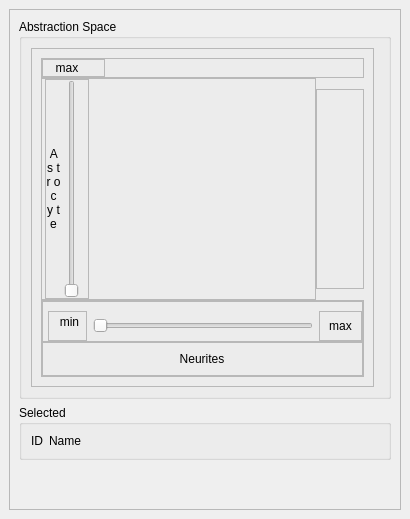
  <widget class="QDockWidget" name="dockWidget">
   <property name="sizePolicy">
    <sizepolicy hsizetype="Minimum" vsizetype="Minimum">
     <horstretch>0</horstretch>
     <verstretch>0</verstretch>
    </sizepolicy>
   </property>
   <property name="minimumSize">
    <size>
     <width>410</width>
     <height>300</height>
    </size>
   </property>
   <property name="maximumSize">
    <size>
     <width>400</width>
     <height>2000</height>
    </size>
   </property>
   <property name="layoutDirection">
    <enum>Qt::LeftToRight</enum>
   </property>
   <property name="features">
    <set>QDockWidget::NoDockWidgetFeatures</set>
   </property>
   <property name="windowTitle">
    <string/>
   </property>
   <attribute name="dockWidgetArea">
    <number>1</number>
   </attribute>
   <widget class="QWidget" name="dockWidgetContents_2">
    <property name="maximumSize">
     <size>
      <width>16777215</width>
      <height>16777215</height>
     </size>
    </property>
    <property name="cursor">
     <cursorShape>ArrowCursor</cursorShape>
    </property>
    <layout class="QGridLayout" name="gridLayout_15">
     <item row="0" column="0">
      <widget class="QFrame" name="frame_64">
       <property name="maximumSize">
        <size>
         <width>400</width>
         <height>16777215</height>
        </size>
       </property>
       <property name="frameShape">
        <enum>QFrame::StyledPanel</enum>
       </property>
       <property name="frameShadow">
        <enum>QFrame::Raised</enum>
       </property>
       <layout class="QVBoxLayout" name="verticalLayout_23">
        <item>
         <widget class="QGroupBox" name="groupBox_16">
          <property name="minimumSize">
           <size>
            <width>0</width>
            <height>0</height>
           </size>
          </property>
          <property name="maximumSize">
           <size>
            <width>400</width>
            <height>400</height>
           </size>
          </property>
          <property name="title">
           <string>Abstraction Space</string>
          </property>
          <layout class="QFormLayout" name="formLayout_6">
           <item row="0" column="0">
            <widget class="QFrame" name="frame_47">
             <property name="maximumSize">
              <size>
               <width>16777215</width>
               <height>400</height>
              </size>
             </property>
             <property name="frameShape">
              <enum>QFrame::StyledPanel</enum>
             </property>
             <property name="frameShadow">
              <enum>QFrame::Raised</enum>
             </property>
             <layout class="QGridLayout" name="gridLayout_9">
              <item row="0" column="0">
               <layout class="QVBoxLayout" name="verticalLayout_17">
                <property name="spacing">
                 <number>0</number>
                </property>
                <item>
                 <widget class="QFrame" name="frame_50">
                  <property name="minimumSize">
                   <size>
                    <width>0</width>
                    <height>18</height>
                   </size>
                  </property>
                  <property name="maximumSize">
                   <size>
                    <width>16777215</width>
                    <height>20</height>
                   </size>
                  </property>
                  <property name="frameShape">
                   <enum>QFrame::StyledPanel</enum>
                  </property>
                  <property name="frameShadow">
                   <enum>QFrame::Raised</enum>
                  </property>
                  <layout class="QGridLayout" name="gridLayout_3">
                   <property name="leftMargin">
                    <number>0</number>
                   </property>
                   <property name="topMargin">
                    <number>0</number>
                   </property>
                   <property name="rightMargin">
                    <number>0</number>
                   </property>
                   <property name="bottomMargin">
                    <number>0</number>
                   </property>
                   <item row="0" column="0">
                    <widget class="QFrame" name="frame_51">
                     <property name="minimumSize">
                      <size>
                       <width>0</width>
                       <height>18</height>
                      </size>
                     </property>
                     <property name="frameShape">
                      <enum>QFrame::StyledPanel</enum>
                     </property>
                     <property name="frameShadow">
                      <enum>QFrame::Raised</enum>
                     </property>
                     <widget class="QLabel" name="label_52">
                      <property name="geometry">
                       <rect>
                        <x>0</x>
                        <y>0</y>
                        <width>50</width>
                        <height>18</height>
                       </rect>
                      </property>
                      <property name="text">
                       <string>max</string>
                      </property>
                      <property name="alignment">
                       <set>Qt::AlignCenter</set>
                      </property>
                     </widget>
                    </widget>
                   </item>
                   <item row="0" column="1">
                    <spacer name="horizontalSpacer">
                     <property name="orientation">
                      <enum>Qt::Horizontal</enum>
                     </property>
                     <property name="sizeType">
                      <enum>QSizePolicy::Fixed</enum>
                     </property>
                     <property name="sizeHint" stdset="0">
                      <size>
                       <width>258</width>
                       <height>15</height>
                      </size>
                     </property>
                    </spacer>
                   </item>
                  </layout>
                 </widget>
                </item>
                <item>
                 <layout class="QVBoxLayout" name="verticalLayout_16">
                  <property name="spacing">
                   <number>0</number>
                  </property>
                  <item>
                   <layout class="QHBoxLayout" name="horizontalLayout_45">
                    <property name="spacing">
                     <number>0</number>
                    </property>
                    <property name="sizeConstraint">
                     <enum>QLayout::SetDefaultConstraint</enum>
                    </property>
                    <item>
                     <widget class="QFrame" name="frame_46">
                      <property name="maximumSize">
                       <size>
                        <width>16777215</width>
                        <height>310</height>
                       </size>
                      </property>
                      <property name="frameShape">
                       <enum>QFrame::StyledPanel</enum>
                      </property>
                      <property name="frameShadow">
                       <enum>QFrame::Raised</enum>
                      </property>
                      <layout class="QHBoxLayout" name="horizontalLayout_42">
                       <property name="leftMargin">
                        <number>3</number>
                       </property>
                       <property name="topMargin">
                        <number>0</number>
                       </property>
                       <property name="rightMargin">
                        <number>0</number>
                       </property>
                       <property name="bottomMargin">
                        <number>0</number>
                       </property>
                       <item>
                        <widget class="QFrame" name="frame_44">
                         <property name="maximumSize">
                          <size>
                           <width>16777215</width>
                           <height>250</height>
                          </size>
                         </property>
                         <property name="frameShape">
                          <enum>QFrame::StyledPanel</enum>
                         </property>
                         <property name="frameShadow">
                          <enum>QFrame::Raised</enum>
                         </property>
                         <layout class="QHBoxLayout" name="horizontalLayout_40">
                          <property name="spacing">
                           <number>3</number>
                          </property>
                          <property name="leftMargin">
                           <number>0</number>
                          </property>
                          <property name="topMargin">
                           <number>0</number>
                          </property>
                          <property name="rightMargin">
                           <number>9</number>
                          </property>
                          <property name="bottomMargin">
                           <number>0</number>
                          </property>
                          <item>
                           <widget class="QLabel" name="label_44">
                            <property name="minimumSize">
                             <size>
                              <width>15</width>
                              <height>0</height>
                             </size>
                            </property>
                            <property name="maximumSize">
                             <size>
                              <width>20</width>
                              <height>250</height>
                             </size>
                            </property>
                            <property name="lineWidth">
                             <number>0</number>
                            </property>
                            <property name="text">
                             <string>A s t r o c y t e</string>
                            </property>
                            <property name="alignment">
                             <set>Qt::AlignCenter</set>
                            </property>
                            <property name="wordWrap">
                             <bool>true</bool>
                            </property>
                           </widget>
                          </item>
                          <item>
                           <widget class="QSlider" name="verticalSlider">
                            <property name="maximumSize">
                             <size>
                              <width>16777215</width>
                              <height>220</height>
                             </size>
                            </property>
                            <property name="orientation">
                             <enum>Qt::Vertical</enum>
                            </property>
                           </widget>
                          </item>
                         </layout>
                        </widget>
                       </item>
                       <item>
                        <widget class="MousePad" name="openGLWidget_2" native="true">
                         <property name="enabled">
                          <bool>true</bool>
                         </property>
                         <property name="sizePolicy">
                          <sizepolicy hsizetype="Minimum" vsizetype="Minimum">
                           <horstretch>0</horstretch>
                           <verstretch>0</verstretch>
                          </sizepolicy>
                         </property>
                         <property name="minimumSize">
                          <size>
                           <width>220</width>
                           <height>220</height>
                          </size>
                         </property>
                         <property name="maximumSize">
                          <size>
                           <width>220</width>
                           <height>220</height>
                          </size>
                         </property>
                         <property name="sizeIncrement">
                          <size>
                           <width>1</width>
                           <height>1</height>
                          </size>
                         </property>
                         <property name="baseSize">
                          <size>
                           <width>1</width>
                           <height>1</height>
                          </size>
                         </property>
                        </widget>
                       </item>
                      </layout>
                     </widget>
                    </item>
                    <item>
                     <widget class="QFrame" name="frame_2">
                      <property name="maximumSize">
                       <size>
                        <width>16777215</width>
                        <height>200</height>
                       </size>
                      </property>
                      <property name="frameShape">
                       <enum>QFrame::StyledPanel</enum>
                      </property>
                      <property name="frameShadow">
                       <enum>QFrame::Raised</enum>
                      </property>
                      <layout class="QHBoxLayout" name="horizontalLayout_41">
                       <item>
                        <spacer name="horizontalSpacer_3">
                         <property name="orientation">
                          <enum>Qt::Horizontal</enum>
                         </property>
                         <property name="sizeType">
                          <enum>QSizePolicy::Fixed</enum>
                         </property>
                         <property name="sizeHint" stdset="0">
                          <size>
                           <width>18</width>
                           <height>100</height>
                          </size>
                         </property>
                        </spacer>
                       </item>
                      </layout>
                     </widget>
                    </item>
                   </layout>
                  </item>
                  <item>
                   <widget class="QFrame" name="frame_48">
                    <property name="maximumSize">
                     <size>
                      <width>16777215</width>
                      <height>80</height>
                     </size>
                    </property>
                    <property name="layoutDirection">
                     <enum>Qt::LeftToRight</enum>
                    </property>
                    <property name="frameShape">
                     <enum>QFrame::StyledPanel</enum>
                    </property>
                    <property name="frameShadow">
                     <enum>QFrame::Raised</enum>
                    </property>
                    <layout class="QVBoxLayout" name="verticalLayout_15">
                     <property name="spacing">
                      <number>0</number>
                     </property>
                     <property name="leftMargin">
                      <number>0</number>
                     </property>
                     <property name="topMargin">
                      <number>0</number>
                     </property>
                     <property name="rightMargin">
                      <number>0</number>
                     </property>
                     <property name="bottomMargin">
                      <number>0</number>
                     </property>
                     <item>
                      <widget class="QFrame" name="frame_43">
                       <property name="minimumSize">
                        <size>
                         <width>300</width>
                         <height>0</height>
                        </size>
                       </property>
                       <property name="maximumSize">
                        <size>
                         <width>16777215</width>
                         <height>16777215</height>
                        </size>
                       </property>
                       <property name="frameShape">
                        <enum>QFrame::StyledPanel</enum>
                       </property>
                       <property name="frameShadow">
                        <enum>QFrame::Raised</enum>
                       </property>
                       <layout class="QHBoxLayout" name="horizontalLayout_49">
                        <property name="leftMargin">
                         <number>5</number>
                        </property>
                        <property name="rightMargin">
                         <number>0</number>
                        </property>
                        <property name="bottomMargin">
                         <number>0</number>
                        </property>
                        <item>
                         <widget class="QFrame" name="frame_49">
                          <property name="maximumSize">
                           <size>
                            <width>16777215</width>
                            <height>30</height>
                           </size>
                          </property>
                          <property name="frameShape">
                           <enum>QFrame::StyledPanel</enum>
                          </property>
                          <property name="frameShadow">
                           <enum>QFrame::Raised</enum>
                          </property>
                          <layout class="QGridLayout" name="gridLayout_8">
                           <property name="leftMargin">
                            <number>4</number>
                           </property>
                           <property name="topMargin">
                            <number>0</number>
                           </property>
                           <property name="rightMargin">
                            <number>0</number>
                           </property>
                           <item row="0" column="1">
                            <widget class="QLabel" name="label_42">
                             <property name="maximumSize">
                              <size>
                               <width>16777215</width>
                               <height>100</height>
                              </size>
                             </property>
                             <property name="text">
                              <string>  min  </string>
                             </property>
                             <property name="alignment">
                              <set>Qt::AlignCenter</set>
                             </property>
                            </widget>
                           </item>
                          </layout>
                         </widget>
                        </item>
                        <item>
                         <widget class="QSlider" name="horizontalSlider">
                          <property name="minimumSize">
                           <size>
                            <width>220</width>
                            <height>0</height>
                           </size>
                          </property>
                          <property name="maximumSize">
                           <size>
                            <width>220</width>
                            <height>16777215</height>
                           </size>
                          </property>
                          <property name="orientation">
                           <enum>Qt::Horizontal</enum>
                          </property>
                         </widget>
                        </item>
                        <item>
                         <widget class="QFrame" name="frame_45">
                          <property name="minimumSize">
                           <size>
                            <width>0</width>
                            <height>0</height>
                           </size>
                          </property>
                          <property name="maximumSize">
                           <size>
                            <width>16777215</width>
                            <height>30</height>
                           </size>
                          </property>
                          <property name="frameShape">
                           <enum>QFrame::StyledPanel</enum>
                          </property>
                          <property name="frameShadow">
                           <enum>QFrame::Raised</enum>
                          </property>
                          <layout class="QGridLayout" name="gridLayout_4">
                           <item row="0" column="0">
                            <widget class="QLabel" name="label_51">
                             <property name="sizePolicy">
                              <sizepolicy hsizetype="Preferred" vsizetype="Expanding">
                               <horstretch>0</horstretch>
                               <verstretch>0</verstretch>
                              </sizepolicy>
                             </property>
                             <property name="minimumSize">
                              <size>
                               <width>0</width>
                               <height>0</height>
                              </size>
                             </property>
                             <property name="maximumSize">
                              <size>
                               <width>16777215</width>
                               <height>30</height>
                              </size>
                             </property>
                             <property name="text">
                              <string>max</string>
                             </property>
                             <property name="alignment">
                              <set>Qt::AlignCenter</set>
                             </property>
                            </widget>
                           </item>
                          </layout>
                         </widget>
                        </item>
                       </layout>
                      </widget>
                     </item>
                     <item>
                      <widget class="QFrame" name="frame_55">
                       <property name="layoutDirection">
                        <enum>Qt::LeftToRight</enum>
                       </property>
                       <property name="frameShape">
                        <enum>QFrame::StyledPanel</enum>
                       </property>
                       <property name="frameShadow">
                        <enum>QFrame::Raised</enum>
                       </property>
                       <layout class="QGridLayout" name="gridLayout_27">
                        <item row="0" column="0">
                         <widget class="QLabel" name="label_43">
                          <property name="maximumSize">
                           <size>
                            <width>220</width>
                            <height>30</height>
                           </size>
                          </property>
                          <property name="text">
                           <string>Neurites</string>
                          </property>
                          <property name="alignment">
                           <set>Qt::AlignCenter</set>
                          </property>
                         </widget>
                        </item>
                       </layout>
                      </widget>
                     </item>
                    </layout>
                   </widget>
                  </item>
                 </layout>
                </item>
               </layout>
              </item>
             </layout>
            </widget>
           </item>
          </layout>
         </widget>
        </item>
        <item>
         <widget class="QGroupBox" name="groupBox_3">
          <property name="maximumSize">
           <size>
            <width>400</width>
            <height>16777215</height>
           </size>
          </property>
          <property name="title">
           <string>Selected</string>
          </property>
          <layout class="QFormLayout" name="formLayout_2">
           <item row="0" column="0">
            <widget class="QLabel" name="label_7">
             <property name="text">
              <string>ID</string>
             </property>
            </widget>
           </item>
           <item row="0" column="1">
            <widget class="QLabel" name="label_8">
             <property name="text">
              <string>Name</string>
             </property>
            </widget>
           </item>
          </layout>
         </widget>
        </item>
        <item>
         <spacer name="verticalSpacer_3">
          <property name="orientation">
           <enum>Qt::Vertical</enum>
          </property>
          <property name="sizeHint" stdset="0">
           <size>
            <width>20</width>
            <height>40</height>
           </size>
          </property>
         </spacer>
        </item>
       </layout>
      </widget>
     </item>
    </layout>
   </widget>
  </widget>
